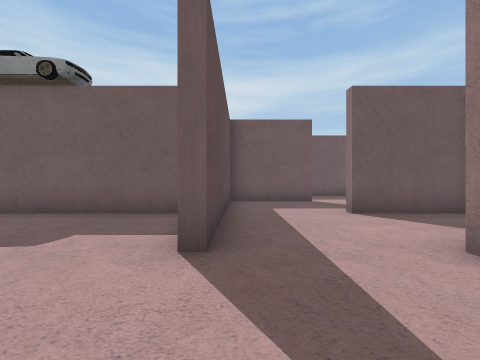
[1] (above)

20 first-person views from a walk through a Unity game level. The camera is 1.5 m above the floor, looks level and sees 90° across. The floor is counted in squares, 2 m on a side. Each view is taken from the middle of a square. On the plan, view 1 faces up. The plan holds only what a view shows up to about 9 squares ahead; the rest is blank. The place goes on beyond the plan. The player character is not drawn.

[2]
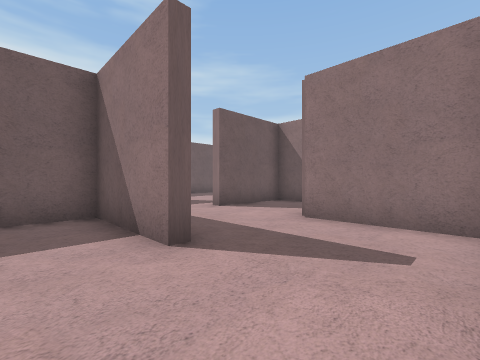

[3]
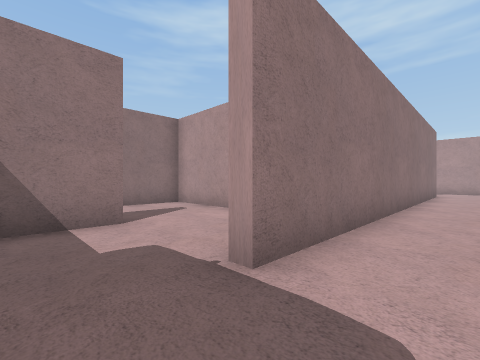

[4]
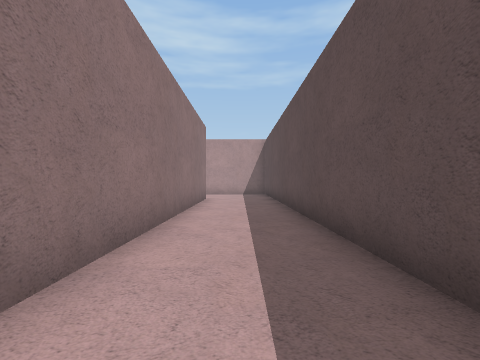

[5]
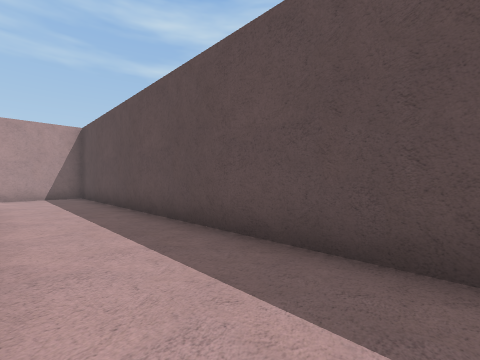

[6]
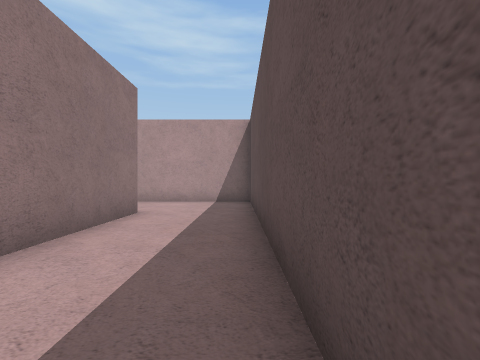

[7]
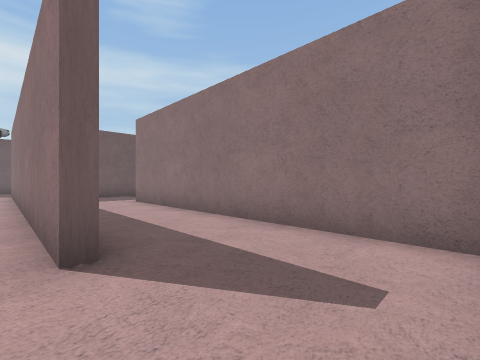

[8]
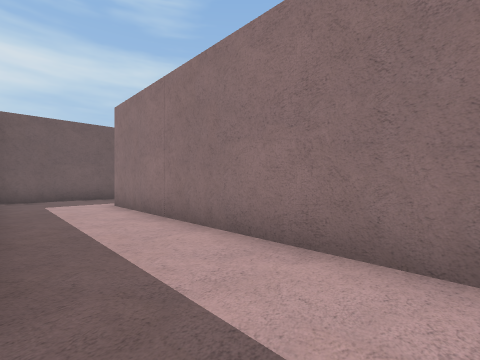

[9]
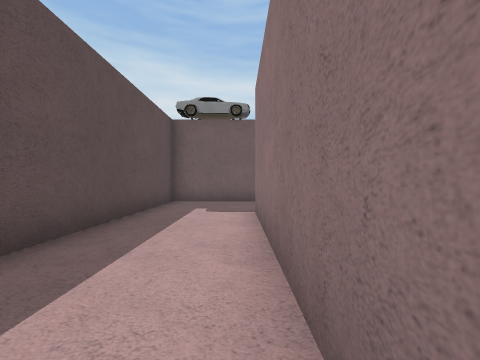

[10]
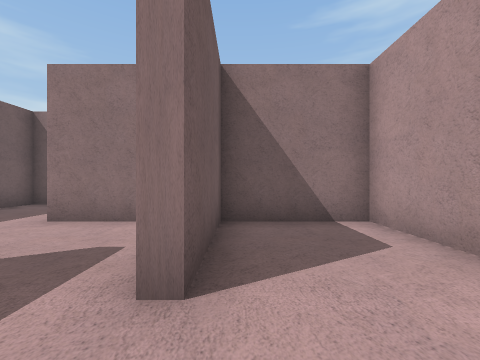

[11]
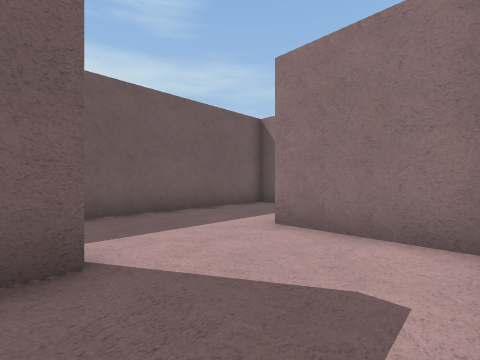

[12]
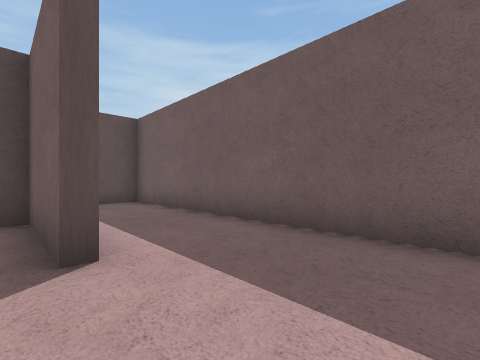

[13]
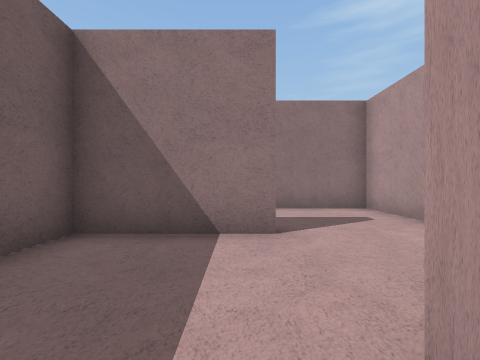

[14]
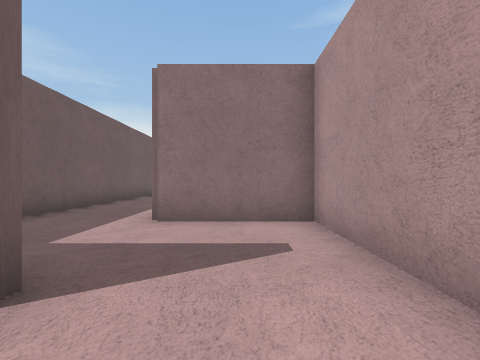

[15]
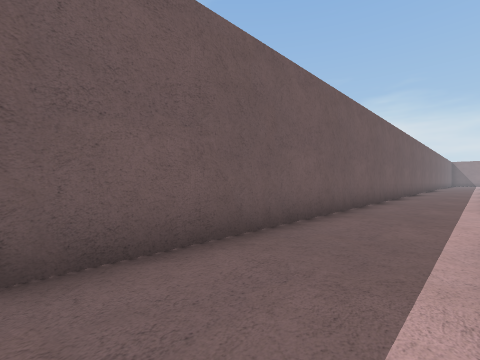

[16]
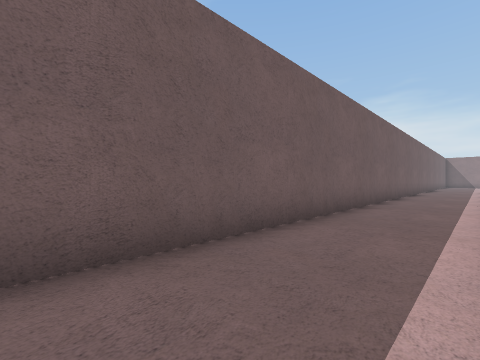

[17]
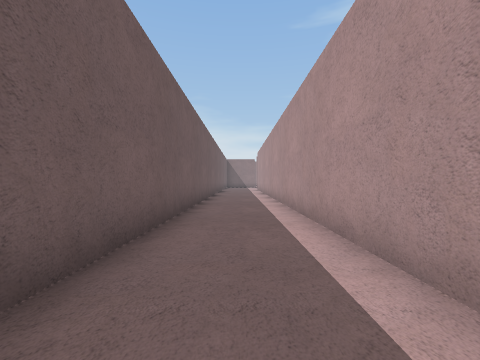

[18]
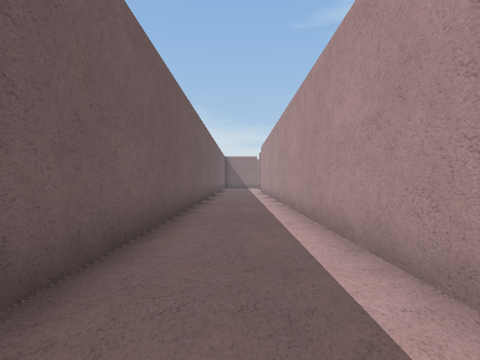

[19]
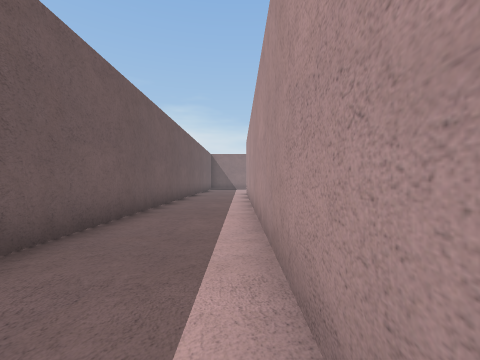

[20]
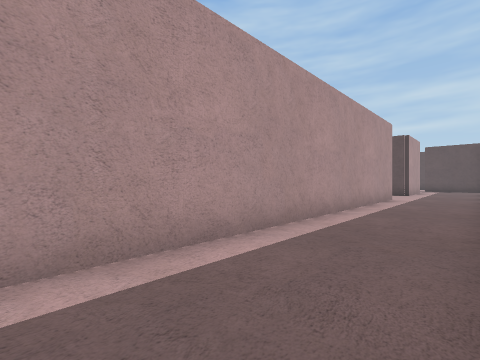

### Floor plan
Points are (right, up) in squares from view 1. A wall is a line through its corners. A room is listed if a view was taken in it or the views show most of it. See-through windows are left out.
Room 1 (views 1, 2, 10)
walls: (3.2, 2.6) (5.4, 2.6) (5.4, 5.3) (2.4, 5.3); (-0.2, -0.4) (2.4, -0.4) (2.4, 2.8); (-0.3, 5.4) (-0.3, 2.5) (-0.6, 2.5) (-0.6, 5.3) (-2.5, 5.3)
ways out: opening at (-3, 3.5) to room 2; opening at (1.5, 5) to room 3
Room 2 (views 3, 4, 5, 6, 7, 8, 9)
walls: (-3.2, -9.5) (-3.7, -9.5) (-3.7, 2.6) (-3.2, 2.6); (-0.6, -0.7) (-3, -0.7); (-0.6, -12) (-0.6, -3.5); (-2.5, 5.3) (-6.4, 5.3) (-6.4, -12.3) (-2.4, -12.3)
ways out: opening at (-3, 3.5) to room 1; opening at (0, -2.5)
Room 3 (views 11, 12, 13, 14, 15, 16, 17, 18, 19, 20)
walls: (17.6, 8.6) (35, 8.6); (8.4, 8.5) (8.4, 11.3) (-3.3, 11.3) (-3.3, 10.1); (8.2, 5.6) (11.4, 5.6) (11.4, 8.8); (5.4, 6) (5.4, 8.5); (2.5, 8.8) (2.5, 8.3) (-0.3, 8.3) (-0.3, 5.4); (2.4, 5.3) (2.4, 5.8); (35.5, 11.3) (10, 11.3)
ways out: opening at (1.5, 5) to room 1

Positions as (right, up) in squares from view 1, and headings:
1: (0, 0), facing up
2: (-2, 0), facing up-right
3: (-5, 4), facing down-right
4: (-5, 0), facing down
5: (-4, -1), facing down-left
6: (-6, -4), facing down
7: (-4, -12), facing up-right
8: (-3, -11), facing up-right
9: (-4, -3), facing up
10: (1, 5), facing right
11: (2, 6), facing up-right
12: (5, 8), facing up-left
13: (5, 9), facing right
14: (7, 7), facing right
15: (10, 9), facing up-right
16: (17, 9), facing up-right
17: (23, 10), facing right
18: (26, 10), facing right
19: (28, 9), facing right
20: (28, 11), facing down-left
